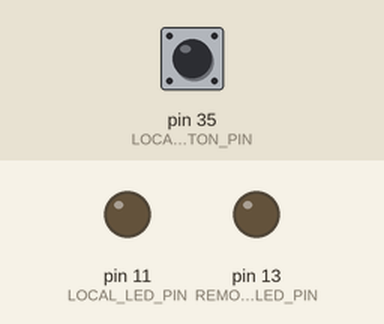
This program was run on a simulated Raspberry Pi (header pin numbers). On the bench: output pins drawn as LEDs (lit = HIGH). The inputs (shaded band) are chosen by the test bench; at power-on: pin 35 (LOCAL_BUTTON_PIN) HIGH. One TCP client connects 1 s after the port opens and stays connected; outgoing connections fail; threads take turns every 2 ms; what the program prints to the terminal is not drawn.

Above: at 1.2 s.
1.3 s: pin 35 (LOCAL_BUTTON_PIN) pulled LOW for 0.15 s
At 1.37 s:
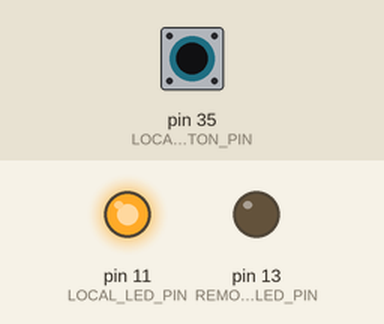
4.4 s: pin 35 (LOCAL_BUTTON_PIN) pulled LOW for 3.2 s
At 8.3 s:
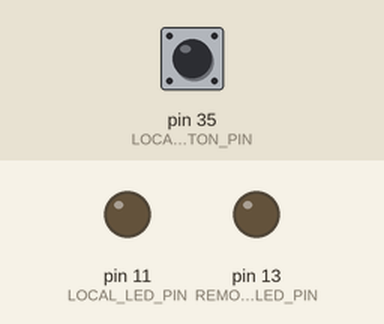
Timing chart, 0 to 9.8 s (numbered marks = the images above; inputs shaded):
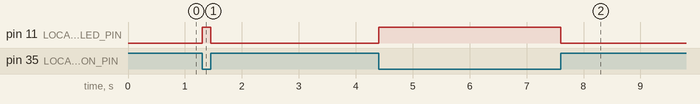

The program:

p2p-leds.py
```python
import RPi.GPIO as GPIO
import socket
from threading import Thread

# CONFIG
LOCAL_LED_PIN = 11 #GPIO17
LOCAL_BUTTON_PIN = 35 #GPIO19
LOCAL_PORT = 10000
REMOTE_LED_PIN = 13 #GPIO27
#REMOTE_IP = '73.128.178.46'#'192.168.1.158'#'73.128.178.46'#'47.205.79.97'
REMOTE_IP = '47.205.79.97'
REMOTE_PORT = 10000

# VARIABLES
connected_to_remote = False
remote = None

# SETUP GPIO
GPIO.setmode(GPIO.BOARD)
GPIO.setup(LOCAL_BUTTON_PIN, GPIO.IN, pull_up_down=GPIO.PUD_UP)
GPIO.setup([LOCAL_LED_PIN, REMOTE_LED_PIN], GPIO.OUT, initial=GPIO.LOW)

def button_press(pin):
    global connected_to_remote, client
    GPIO.output(LOCAL_LED_PIN, not GPIO.input(pin))
    if connected_to_remote:
        client.sendall(bytes([not GPIO.input(pin)]))

GPIO.add_event_detect(LOCAL_BUTTON_PIN, GPIO.BOTH, callback=button_press)

# START TCP SERVER
def create_server():
    global remote
    server = socket.socket(socket.AF_INET, socket.SOCK_STREAM)
    server.bind(('', LOCAL_PORT))
    server.listen(1)
    remote, addr = server.accept()
    print('Connected', addr)

    while 1:
        try:
            data = remote.recv(1024)

            if not data: break

            value = int.from_bytes(data, byteorder='big')
            print('Client Says', value)

            GPIO.output(REMOTE_LED_PIN, value == 1)

        except socket.error:
            print('Error Occured.')
            break

thread = Thread(target = create_server, args = ())
thread.start()

# START CONNECTION TO REMOTE
client = socket.socket(socket.AF_INET, socket.SOCK_STREAM)
while not connected_to_remote:
    try:
        client.connect((REMOTE_IP, REMOTE_PORT))
        connected_to_remote = True

    except:
        pass

# MAIN LOOP
try:
    while 1:
        sleep(10)

except KeyboardInterrupt:
    remote.close()
    GPIO.cleanup()
```

Measured:
- after the input at 1.3 s, pin 11 (LOCAL_LED_PIN): LOW → HIGH at once, → LOW 0.15 s later
- after the input at 4.4 s, pin 11 (LOCAL_LED_PIN): LOW → HIGH at once, → LOW 3.2 s later
